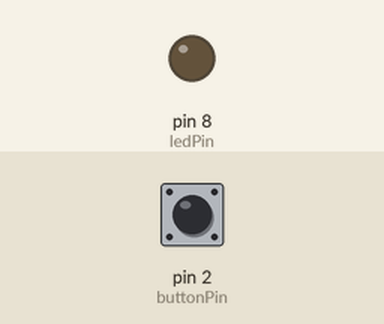
A sketch run on a simulated Arduino Uno, built with avr-gcc and run on an emulated ATmega328P. On the bench: output pins drawn as LEDs (lit = HIGH). Inputs (shaded band) come from the test bench; at power-on: pin 2 (buttonPin) HIGH.

Above: at 1.2 s.
1.3 s: pin 2 (buttonPin) pulled LOW for 0.15 s
At 2.2 s:
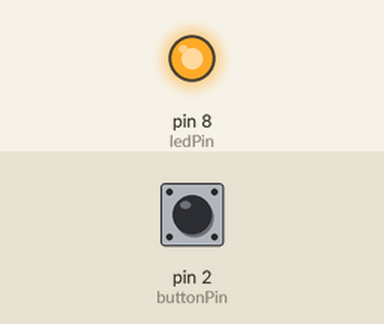
2.9 s: pin 2 (buttonPin) pulled LOW for 1 s
At 3.4 s:
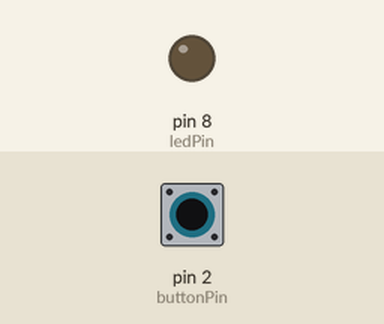
5.4 s: pin 2 (buttonPin) pulled LOW for 3.2 s
At 6.5 s:
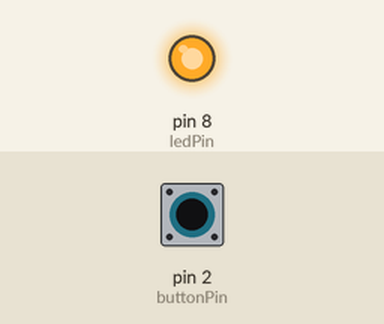
Timing chart, 0 to 8.4 s (numbered marks = the images above; inputs shaded):
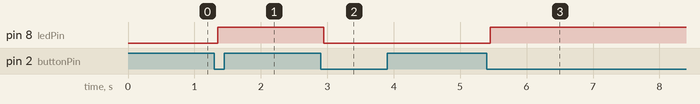

The sketch:

led-button.ino
```cpp
const int ledPin = 8;
const int buttonPin = 2;

bool ledState = LOW;

int buttonState = HIGH;
int lastButtonReading = HIGH;

unsigned long lastDebounceTime = 0;
const unsigned long debounceDelay = 50;

void setup() {
  pinMode(ledPin, OUTPUT);
  pinMode(buttonPin, INPUT_PULLUP);

  digitalWrite(ledPin, ledState);
}

void loop() {

  int reading = digitalRead(buttonPin);

  if (reading != lastButtonReading) {
    lastDebounceTime = millis();
  }

  if ((millis() - lastDebounceTime) > debounceDelay) {

    if (reading != buttonState) {
      buttonState = reading;

      if (buttonState == LOW) {
        ledState = !ledState;

        digitalWrite(ledPin, ledState);
      }
    }
  }

  lastButtonReading = reading;
}
```

Measured:
- after the input at 1.3 s, pin 8 (ledPin): LOW → HIGH after 0.05 s
- after the input at 2.9 s, pin 8 (ledPin): HIGH → LOW after 0.05 s
- after the input at 5.4 s, pin 8 (ledPin): LOW → HIGH after 0.05 s
